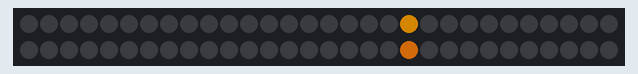
Simulated run of this sketch. Board: Arduino Uno, built with avr-gcc and run on an emulated ATmega328P. Parts: 60 RGB LEDs in strip order, left to right, continuing on the next row. Dim RGB values are drawn brighter than linear.

Above: at 1.15 s.
At 2.06 s:
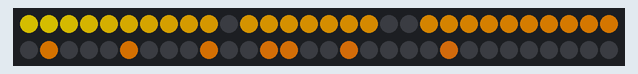
At 2.66 s:
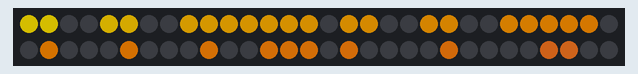
At 3.26 s:
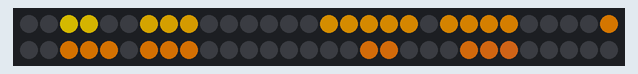

The sketch:

BarBar.ino
```cpp
#include <FastLED.h>
#include "image.h"

// Microcontroller specific defines
#define DATA_PIN 2
#define DELAY 4

// LED specific defines
#define COLOR_ORDER GRB
#define CHIPSET WS2812
#define BRIGHTNESS  128

void loop() {
    for (int step=0; step<RESOLUTION; step++){
        for (int position=0; position<NUM_LEDS; position++){
            leds[position] = image[step][position];
        }
        FastLED.show();
        delay(DELAY);
    }
}

void setup() {
    delay(1000);
    FastLED.addLeds<CHIPSET,DATA_PIN,COLOR_ORDER>(leds, NUM_LEDS);
    FastLED.setBrightness( BRIGHTNESS );
    FastLED.clear();
}
```

image.h
```cpp
#define NUM_LEDS 60
#define RESOLUTION 9
CRGB leds[60];

const CRGB image[RESOLUTION][NUM_LEDS] = {
    { CRGB::Black, CRGB::Black, CRGB::Black, CRGB::Black, CRGB::Black, CRGB::Black, CRGB::Black, CRGB::Black, CRGB::Black, CRGB::Black, CRGB::Black, CRGB::Black, CRGB::Black, CRGB::Black, CRGB::Black, CRGB::Black, CRGB::Black, CRGB::Black, CRGB::Black, CRGB( 255, 162, 0), CRGB::Black, CRGB::Black, CRGB::Black, CRGB::Black, CRGB::Black, CRGB::Black, CRGB::Black, CRGB::Black, CRGB::Black, CRGB::Black, CRGB::Black, CRGB::Black, CRGB::Black, CRGB::Black, CRGB::Black, CRGB::Black, CRGB::Black, CRGB::Black, CRGB::Black, CRGB::Black, CRGB::Black, CRGB::Black, CRGB::Black, CRGB::Black, CRGB::Black, CRGB::Black, CRGB::Black, CRGB::Black, CRGB::Black, CRGB( 244, 125, 13), CRGB::Black, CRGB::Black, CRGB::Black, CRGB::Black, CRGB::Black, CRGB::Black, CRGB::Black, CRGB::Black, CRGB::Black, CRGB::Black },
    { CRGB::Black, CRGB::Black, CRGB::Black, CRGB::Black, CRGB::Black, CRGB::Black, CRGB::Black, CRGB::Black, CRGB::Black, CRGB::Black, CRGB::Black, CRGB::Black, CRGB::Black, CRGB::Black, CRGB::Black, CRGB::Black, CRGB( 255, 168, 0), CRGB( 255, 166, 0), CRGB( 255, 164, 0), CRGB( 255, 162, 0), CRGB::Black, CRGB::Black, CRGB::Black, CRGB::Black, CRGB::Black, CRGB::Black, CRGB::Black, CRGB::Black, CRGB::Black, CRGB::Black, CRGB::Black, CRGB::Black, CRGB::Black, CRGB::Black, CRGB::Black, CRGB::Black, CRGB::Black, CRGB::Black, CRGB::Black, CRGB::Black, CRGB::Black, CRGB::Black, CRGB::Black, CRGB::Black, CRGB::Black, CRGB::Black, CRGB::Black, CRGB( 246, 126, 11), CRGB( 245, 126, 12), CRGB::Black, CRGB::Black, CRGB::Black, CRGB::Black, CRGB::Black, CRGB::Black, CRGB::Black, CRGB::Black, CRGB::Black, CRGB::Black, CRGB::Black },
    { CRGB( 255, 228, 0), CRGB( 255, 228, 0), CRGB( 255, 223, 0), CRGB( 255, 218, 0), CRGB( 255, 211, 0), CRGB( 255, 205, 0), CRGB( 255, 199, 0), CRGB( 255, 192, 0), CRGB( 255, 185, 0), CRGB( 255, 182, 0), CRGB::Black, CRGB::Black, CRGB::Black, CRGB::Black, CRGB( 255, 171, 0), CRGB( 255, 170, 0), CRGB( 255, 168, 0), CRGB( 255, 165, 0), CRGB( 255, 164, 0), CRGB::Black, CRGB( 255, 159, 0), CRGB( 255, 158, 0), CRGB( 255, 156, 0), CRGB( 255, 154, 0), CRGB( 255, 152, 0), CRGB( 255, 149, 0), CRGB( 255, 148, 0), CRGB( 255, 145, 0), CRGB( 255, 144, 0), CRGB( 255, 141, 0), CRGB::Black, CRGB( 255, 138, 0), CRGB( 255, 136, 1), CRGB( 254, 135, 1), CRGB( 253, 135, 1), CRGB( 253, 134, 3), CRGB( 252, 134, 3), CRGB( 252, 133, 3), CRGB( 251, 132, 4), CRGB( 251, 131, 5), CRGB::Black, CRGB::Black, CRGB::Black, CRGB::Black, CRGB( 247, 128, 9), CRGB( 247, 128, 10), CRGB( 246, 126, 10), CRGB::Black, CRGB::Black, CRGB::Black, CRGB::Black, CRGB( 243, 123, 14), CRGB( 242, 123, 14), CRGB( 238, 118, 20), CRGB( 234, 113, 25), CRGB( 230, 109, 29), CRGB( 230, 109, 29), CRGB( 230, 110, 29), CRGB( 230, 109, 29), CRGB( 230, 109, 29) },
    { CRGB( 255, 227, 0), CRGB( 255, 227, 0), CRGB( 255, 224, 0), CRGB( 255, 217, 0), CRGB( 255, 211, 0), CRGB( 255, 204, 0), CRGB( 255, 198, 0), CRGB( 255, 192, 0), CRGB( 255, 185, 0), CRGB( 255, 182, 0), CRGB::Black, CRGB( 255, 177, 0), CRGB( 255, 175, 0), CRGB( 255, 173, 0), CRGB( 255, 172, 0), CRGB( 255, 169, 0), CRGB( 255, 168, 0), CRGB( 255, 165, 0), CRGB::Black, CRGB::Black, CRGB( 255, 159, 0), CRGB( 255, 157, 0), CRGB( 255, 156, 0), CRGB( 255, 154, 0), CRGB( 255, 151, 0), CRGB( 255, 150, 0), CRGB( 255, 148, 0), CRGB( 255, 145, 0), CRGB( 255, 144, 0), CRGB( 255, 142, 0), CRGB::Black, CRGB( 255, 138, 0), CRGB::Black, CRGB::Black, CRGB::Black, CRGB( 253, 134, 3), CRGB::Black, CRGB::Black, CRGB::Black, CRGB( 251, 131, 5), CRGB::Black, CRGB::Black, CRGB( 249, 130, 8), CRGB( 248, 129, 8), CRGB::Black, CRGB::Black, CRGB( 246, 127, 10), CRGB::Black, CRGB::Black, CRGB::Black, CRGB::Black, CRGB( 244, 124, 14), CRGB::Black, CRGB::Black, CRGB::Black, CRGB::Black, CRGB::Black, CRGB::Black, CRGB::Black, CRGB::Black },
    { CRGB( 255, 228, 0), CRGB( 255, 227, 0), CRGB::Black, CRGB::Black, CRGB( 255, 211, 0), CRGB( 255, 205, 0), CRGB::Black, CRGB::Black, CRGB( 255, 186, 0), CRGB( 255, 182, 0), CRGB( 255, 179, 0), CRGB( 255, 178, 0), CRGB( 255, 175, 0), CRGB( 255, 174, 0), CRGB::Black, CRGB::Black, CRGB( 255, 167, 0), CRGB( 255, 165, 0), CRGB::Black, CRGB::Black, CRGB( 255, 159, 0), CRGB( 255, 158, 0), CRGB::Black, CRGB::Black, CRGB::Black, CRGB( 255, 149, 0), CRGB( 255, 147, 0), CRGB::Black, CRGB::Black, CRGB::Black, CRGB::Black, CRGB( 255, 137, 0), CRGB::Black, CRGB::Black, CRGB::Black, CRGB( 253, 134, 3), CRGB::Black, CRGB::Black, CRGB::Black, CRGB( 251, 132, 6), CRGB::Black, CRGB( 250, 131, 6), CRGB( 248, 129, 8), CRGB::Black, CRGB::Black, CRGB::Black, CRGB( 246, 127, 10), CRGB::Black, CRGB::Black, CRGB::Black, CRGB::Black, CRGB( 244, 123, 14), CRGB::Black, CRGB::Black, CRGB::Black, CRGB::Black, CRGB( 230, 109, 29), CRGB::Black, CRGB::Black, CRGB::Black },
    { CRGB( 255, 228, 0), CRGB( 255, 227, 0), CRGB::Black, CRGB::Black, CRGB( 255, 211, 0), CRGB( 255, 204, 0), CRGB::Black, CRGB::Black, CRGB( 255, 186, 0), CRGB( 255, 181, 0), CRGB( 255, 179, 0), CRGB( 255, 177, 0), CRGB( 255, 175, 0), CRGB( 255, 173, 0), CRGB( 255, 171, 0), CRGB::Black, CRGB( 255, 167, 0), CRGB( 255, 165, 0), CRGB::Black, CRGB::Black, CRGB( 255, 159, 0), CRGB( 255, 157, 0), CRGB::Black, CRGB::Black, CRGB( 255, 151, 0), CRGB( 255, 149, 0), CRGB( 255, 147, 0), CRGB( 255, 145, 0), CRGB( 255, 143, 0), CRGB::Black, CRGB::Black, CRGB( 255, 138, 0), CRGB::Black, CRGB::Black, CRGB::Black, CRGB( 253, 134, 3), CRGB::Black, CRGB::Black, CRGB::Black, CRGB( 250, 132, 6), CRGB::Black, CRGB::Black, CRGB( 249, 129, 8), CRGB( 248, 129, 8), CRGB( 247, 128, 9), CRGB::Black, CRGB( 246, 127, 11), CRGB::Black, CRGB::Black, CRGB::Black, CRGB::Black, CRGB( 243, 123, 13), CRGB::Black, CRGB::Black, CRGB::Black, CRGB::Black, CRGB( 230, 109, 29), CRGB( 230, 110, 30), CRGB::Black, CRGB::Black },
    { CRGB( 255, 228, 0), CRGB( 255, 227, 0), CRGB( 255, 223, 0), CRGB( 255, 217, 0), CRGB( 255, 211, 0), CRGB( 255, 205, 0), CRGB( 255, 198, 0), CRGB( 255, 192, 0), CRGB( 255, 186, 0), CRGB( 255, 181, 0), CRGB::Black, CRGB::Black, CRGB::Black, CRGB( 255, 173, 0), CRGB( 255, 171, 0), CRGB( 255, 169, 0), CRGB( 255, 168, 0), CRGB( 255, 165, 0), CRGB::Black, CRGB::Black, CRGB( 255, 160, 0), CRGB( 255, 158, 0), CRGB( 255, 155, 0), CRGB( 255, 153, 0), CRGB( 255, 152, 0), CRGB( 255, 149, 0), CRGB::Black, CRGB::Black, CRGB( 255, 143, 0), CRGB( 255, 141, 0), CRGB::Black, CRGB( 255, 137, 0), CRGB::Black, CRGB::Black, CRGB( 254, 135, 2), CRGB( 252, 134, 2), CRGB( 252, 133, 4), CRGB::Black, CRGB::Black, CRGB( 250, 132, 6), CRGB::Black, CRGB::Black, CRGB::Black, CRGB::Black, CRGB::Black, CRGB( 247, 127, 9), CRGB( 246, 127, 11), CRGB::Black, CRGB::Black, CRGB::Black, CRGB::Black, CRGB( 243, 124, 14), CRGB( 242, 123, 15), CRGB::Black, CRGB::Black, CRGB( 230, 110, 29), CRGB::Black, CRGB::Black, CRGB( 230, 109, 30), CRGB( 230, 110, 29) },
    { CRGB::Black, CRGB::Black, CRGB( 255, 224, 0), CRGB( 255, 217, 0), CRGB::Black, CRGB::Black, CRGB( 255, 198, 0), CRGB( 255, 192, 0), CRGB( 255, 185, 0), CRGB::Black, CRGB::Black, CRGB::Black, CRGB::Black, CRGB::Black, CRGB::Black, CRGB( 255, 169, 0), CRGB( 255, 167, 0), CRGB( 255, 165, 0), CRGB( 255, 163, 0), CRGB( 255, 162, 0), CRGB::Black, CRGB( 255, 157, 0), CRGB( 255, 155, 0), CRGB( 255, 154, 0), CRGB( 255, 151, 0), CRGB::Black, CRGB::Black, CRGB::Black, CRGB::Black, CRGB( 255, 141, 0), CRGB::Black, CRGB::Black, CRGB( 254, 136, 0), CRGB( 254, 135, 1), CRGB( 253, 135, 2), CRGB::Black, CRGB( 252, 133, 3), CRGB( 251, 133, 4), CRGB( 251, 132, 5), CRGB::Black, CRGB::Black, CRGB::Black, CRGB::Black, CRGB::Black, CRGB::Black, CRGB::Black, CRGB::Black, CRGB( 246, 126, 11), CRGB( 245, 125, 12), CRGB::Black, CRGB::Black, CRGB::Black, CRGB( 242, 123, 15), CRGB( 238, 117, 20), CRGB( 233, 113, 26), CRGB::Black, CRGB::Black, CRGB::Black, CRGB::Black, CRGB::Black },
    { CRGB::Black, CRGB::Black, CRGB::Black, CRGB::Black, CRGB::Black, CRGB::Black, CRGB::Black, CRGB::Black, CRGB::Black, CRGB::Black, CRGB::Black, CRGB::Black, CRGB::Black, CRGB::Black, CRGB::Black, CRGB::Black, CRGB::Black, CRGB::Black, CRGB( 255, 163, 0), CRGB( 255, 161, 0), CRGB::Black, CRGB::Black, CRGB::Black, CRGB::Black, CRGB::Black, CRGB::Black, CRGB::Black, CRGB::Black, CRGB::Black, CRGB::Black, CRGB::Black, CRGB::Black, CRGB::Black, CRGB::Black, CRGB::Black, CRGB::Black, CRGB::Black, CRGB::Black, CRGB::Black, CRGB::Black, CRGB::Black, CRGB::Black, CRGB::Black, CRGB::Black, CRGB::Black, CRGB::Black, CRGB::Black, CRGB::Black, CRGB::Black, CRGB( 244, 124, 13), CRGB::Black, CRGB::Black, CRGB::Black, CRGB::Black, CRGB::Black, CRGB::Black, CRGB::Black, CRGB::Black, CRGB::Black, CRGB::Black },
};
```

Measured:
- by itself, everything shown: repeats every 2.7 s, in 9 steps
